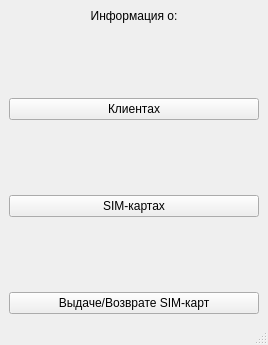
<?xml version="1.0" encoding="UTF-8"?>
<ui version="4.0">
 <class>menu</class>
 <widget class="QMainWindow" name="menu">
  <property name="geometry">
   <rect>
    <x>0</x>
    <y>0</y>
    <width>268</width>
    <height>345</height>
   </rect>
  </property>
  <property name="minimumSize">
   <size>
    <width>268</width>
    <height>345</height>
   </size>
  </property>
  <property name="maximumSize">
   <size>
    <width>268</width>
    <height>345</height>
   </size>
  </property>
  <property name="windowTitle">
   <string>menu</string>
  </property>
  <widget class="QWidget" name="centralwidget">
   <layout class="QGridLayout" name="gridLayout">
    <item row="0" column="0">
     <layout class="QVBoxLayout" name="verticalLayout_2">
      <item>
       <layout class="QVBoxLayout" name="verticalLayout">
        <item>
         <widget class="QLabel" name="info_label">
          <property name="enabled">
           <bool>true</bool>
          </property>
          <property name="baseSize">
           <size>
            <width>0</width>
            <height>0</height>
           </size>
          </property>
          <property name="text">
           <string>&lt;html&gt;&lt;head/&gt;&lt;body&gt;&lt;p align=&quot;center&quot;&gt;Информация о:&lt;/p&gt;&lt;/body&gt;&lt;/html&gt;</string>
          </property>
         </widget>
        </item>
        <item>
         <spacer name="verticalSpacer_3">
          <property name="orientation">
           <enum>Qt::Vertical</enum>
          </property>
          <property name="sizeHint" stdset="0">
           <size>
            <width>20</width>
            <height>40</height>
           </size>
          </property>
         </spacer>
        </item>
        <item>
         <widget class="QPushButton" name="clientsButton">
          <property name="text">
           <string>Клиентах</string>
          </property>
         </widget>
        </item>
        <item>
         <spacer name="verticalSpacer">
          <property name="orientation">
           <enum>Qt::Vertical</enum>
          </property>
          <property name="sizeHint" stdset="0">
           <size>
            <width>20</width>
            <height>1</height>
           </size>
          </property>
         </spacer>
        </item>
        <item>
         <widget class="QPushButton" name="simInfoButton">
          <property name="text">
           <string>SIM-картах</string>
          </property>
         </widget>
        </item>
        <item>
         <spacer name="verticalSpacer_2">
          <property name="orientation">
           <enum>Qt::Vertical</enum>
          </property>
          <property name="sizeHint" stdset="0">
           <size>
            <width>20</width>
            <height>20</height>
           </size>
          </property>
         </spacer>
        </item>
        <item>
         <widget class="QPushButton" name="issuOrRefundButton">
          <property name="text">
           <string>Выдаче/Возврате SIM-карт</string>
          </property>
         </widget>
        </item>
       </layout>
      </item>
     </layout>
    </item>
   </layout>
  </widget>
  <widget class="QMenuBar" name="menubar">
   <property name="geometry">
    <rect>
     <x>0</x>
     <y>0</y>
     <width>268</width>
     <height>21</height>
    </rect>
   </property>
  </widget>
  <widget class="QStatusBar" name="statusbar"/>
 </widget>
 <resources/>
 <connections/>
</ui>
